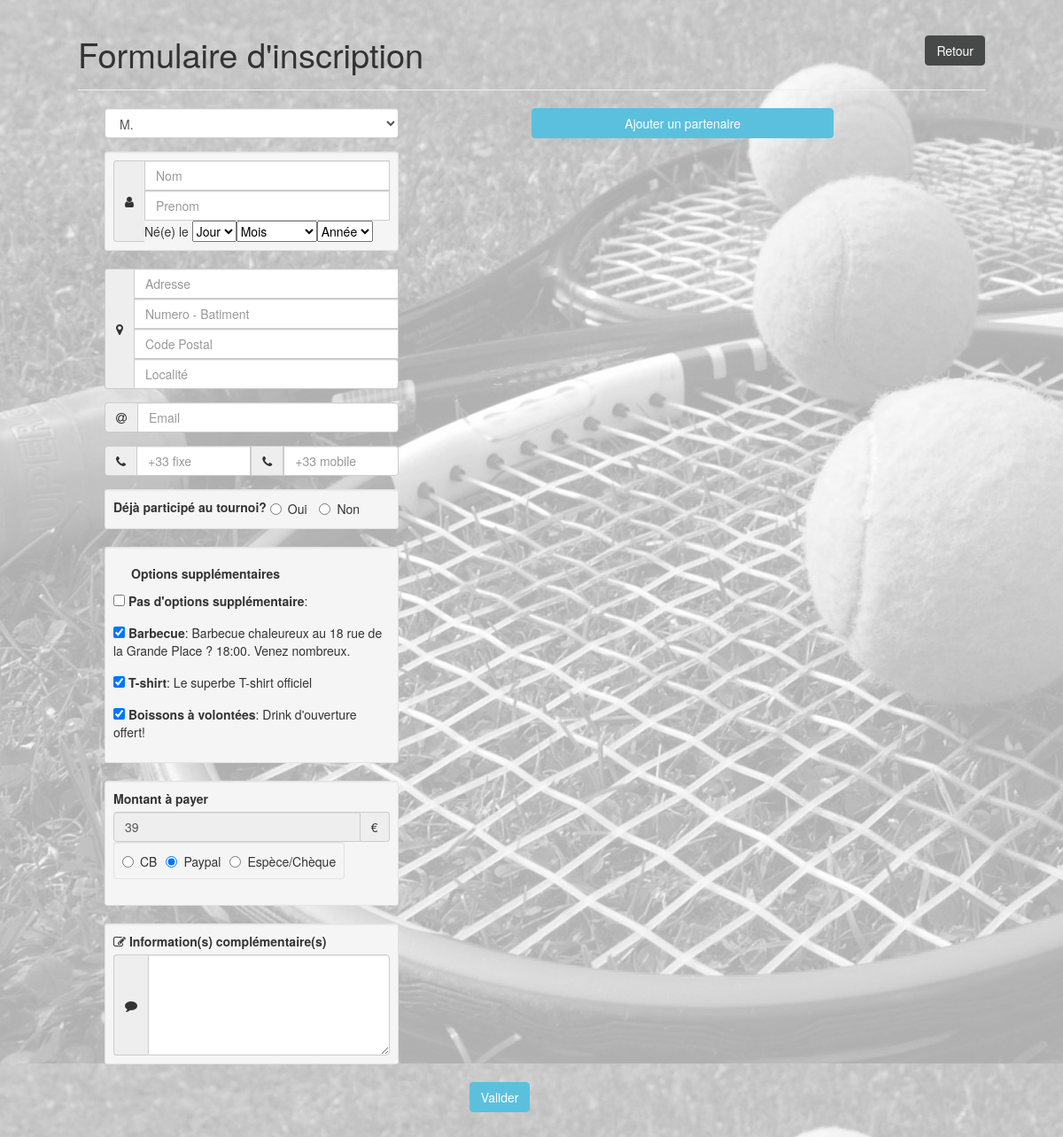
Page /inscription/index.php on the committed database.
### tables this page shows
CREATE TABLE IF NOT EXISTS `Extras` (
  `ID` int(11) NOT NULL AUTO_INCREMENT,
  `Name` varchar(500) NOT NULL,
  `Price` int(11) NOT NULL,
  `Description` varchar(500) NOT NULL,
  PRIMARY KEY (`ID`),
  UNIQUE KEY `ID` (`ID`)
);

CREATE TABLE IF NOT EXISTS `GlobalVariables` (
  `id` int(11) NOT NULL AUTO_INCREMENT,
  `Name` varchar(30) NOT NULL,
  `Value` varchar(1000) NOT NULL,
  `Displayable` int(11) NOT NULL,
  PRIMARY KEY (`id`)
);

### src/inscription/index.php (the view, shortened to what this page needs)
<!DOCTYPE html>
<html xmlns="http://www.w3.org/1999/html">
<head>
    <link rel="stylesheet" type="text/css" href="bootstrap/css/bootstrap.min.css" />
    <link rel="stylesheet" href="https://maxcdn.bootstrapcdn.com/font-awesome/4.4.0/css/font-awesome.min.css">
</head>
<body style="background : url(../images/player-back.jpg) 0 0 fixed;">
    <?php
    $db = BDconnect();
    ?>
        <div class="container">
            <div class="page-header">
                <h1>
                Formulaire d'inscription
                <a class="btn btn-default pull-right" href="../index.php">Retour</a>
            </h1>
            </div>
            <div class="container">
                <div class="row">
                    <div class="col-lg-12">
                        <form role="form" method="Get" action="../staff/pages/php/add-new-pair.php">
                            <div class="col-lg-6">
                                <div class="col-lg-9">
                                    <div class="form-group">
                                        <select class="form-control" id="title1" name="title1">
                                            <option>M.</option>
                                        </select>
                                    </div>
                                    <div class="form-group well well-sm">
                                        <div class="input-group">
                                            <span class="input-group-addon"><i class="fa fa-user"></i></span>
                                            <input type="text" class="form-control" Nom="InputNom" name="InputNom1" id="InputNom1" placeholder="Nom" required>
                                            <input type="text" class="form-control" Prenom="InputPrenom" name="InputPrenom1" id="InputPrenom1" placeholder="Prenom" required>
                                            <span>Né(e) le </span>
                                            <select name='birth_day1' id='birth_day1'>
                                                <option value="na">Jour</option>
                                            </select>
                                            <select name='birth_month1' id='birth_month1'>
                                                <option value="na">Mois</option>
                                            </select>
                                            <select name='birth_year1' id='birth_year1'>
                                                <option value="na">Année</option>
                                            </select>
                                        </div>
                                    </div>
                                    <div class="form-group">
                                        <div class="input-group">
                                            <span class="input-group-addon"><i class="fa fa-map-marker"></i></span>
                                            <input type="text" class="form-control" name="InputAdresse1" id="InputAdresse1" placeholder="Adresse" required>
                                            <input type="text" class="form-control" name="InputBat1" id="InputBat1" placeholder="Numero - Batiment">
                                            <input type="text" class="form-control" name="InputCP1" id="InputCP1" placeholder="Code Postal" required>
                                            <input type="text" class="form-control" name="InputLoc1" id="InputLoc1" placeholder="Localité">
                                        </div>
                                    </div>
                                    <div class="form-group">
                                        <div class="input-group">
                                            <span class="input-group-addon"><i class="fa fa-at"></i></span>
                                            <input type="email" class="form-control" id="InputEmailFirst1" name="InputEmailFirst1" placeholder="Email" required>
                                        </div>
                                    </div>
                                    <div class="form-group">
                                        <div class="input-group">
                                            <span class="input-group-addon"><i class="fa fa-phone"></i></span>
                                            <input size="12" pattern=".{9,12}" maxlength="12" type="text" class="form-control bfh-phone" name="InputFixe1" id="InputFixe1" placeholder="+33 fixe">
                                            <span class="input-group-addon"><i class="fa fa-phone"></i></span>
                                            <input size="12" pattern=".{9,12}" maxlength="12" type="text" class="form-control bfh-phone" name="InputMob1" id="InputMob1" placeholder="+33 mobile" required>
                                        </div>
                                    </div>
                                    <div class="well well-sm form-group">
                                        <label for="InputPhone">Déjà participé au tournoi?</label>
                                        <label class="radio-inline">
                                            <input id="InputPartYes1" type="radio" name="InputPartYes1">Oui
                                        </label>
                                        <label class="radio-inline">
                                            <input id="InputPartNo1" type="radio" name="InputPartNo1">Non
                                        </label>
                                    </div>
                                    <div class="well well-sm  form-group">
                                        <label class="checkbox">Options supplémentaires</label>
                                        <?php
                                        $tmp = $db->query('SELECT * FROM Extras');
                                        $i=1;
                                        while ($extra = $tmp->fetch_array()){?>
                                            <div class="form-group" id="extraD1_<?php echo $i;?>" name="extraD1_<?php echo $i;?>">
                                                <?php if ($i!=1){ ?>
                                                    <input checked id="extra1_<?php echo $i;?>" name="extra1_<?php echo $i;?>" value="<?=$extra['ID']?>" data-price1="<?=$extra['Price']?>" type="checkbox"> <strong><?php echo utf8_encode($extra['Name']);?></strong>: </input>
                                                <?php }else{ ?>
                                                    <input id="extra1_<?php echo $i;?>" name="extra1_<?php echo $i;?>" value="<?=$extra['ID']?>" data-price1="<?=$extra['Price']?>" type="checkbox"> <strong><?php echo utf8_encode($extra['Name']);?></strong>: </input>
                                                <?php } ?>
                                                <span><?php echo utf8_encode($extra['Description'])?></span>
                                            </div>
                                            <?php $i=$i+1; $checked="";} $extraSize = $i; ?>
                                    </div>
                                    <div class="form-group well well-sm">
                                        <label>Montant à payer</label>
                                        <?php $price = $db->query('SELECT * FROM GlobalVariables WHERE Name=\'Prix_Tournoi\'')->fetch_array(); ?>
                                        <div class="input-group">
                                            <input type="text" class="form-control" id="totalPrice1" value="<?=$price['Value'];?>" disabled>
                                            <span class="input-group-addon">€</span>
                                        </div>
                                        <div class="input-group well well-sm">
                                        <label class="radio-inline"><input type="radio" name="group1" value="1"> CB</label>
                                        <label class="radio-inline"><input type="radio" name="group1" value="2" checked> Paypal</label>
                                        <label class="radio-inline"><input type="radio" name="group1" value="3"> Espèce/Chèque</label>
                                        </div>
                                    </div>
                                    <div class="form-group well well-sm">
                                        <label><span class="fa fa-edit"></span> Information(s) complémentaire(s)</label>
                                            <div class="input-group">
                                            <span class="input-group-addon"><span class="fa fa-comment"></span></span>
                                            <textarea name="InputMessage1" id="InputMessage1" class="form-control" rows="5"></textarea>
                                        </div>
                                    </div>
                                </div>
                            </div>
                            <div>
                                <input id="addCoop" class="btn btn-info col-lg-4" value="Ajouter un partenaire"/>
                            </div>
                            <div class="col-lg-offset-5 col-lg-2">
                                <input type="submit" name="submitButton" id="submitButton" value="Valider" class="btn btn-info" src="../images/loader.gif">
                            </div>
                        </form>
                    </div>
                </div>
                <br/>
                <br/>
            </div>
        </div>
</body>
</html>

### rows in the picture
extras: Name "Pas d'options supplémentaire"
extras: Name "Barbecue", Description "Barbecue chaleureux au 18 rue de la Grande Place ? 18:00. Venez nombreux."
extras: Name "T-shirt", Description "Le superbe T-shirt officiel"
extras: Name "Boissons à volontées", Description "Drink d'ouverture offert!"
globalvariables: Value "39"
